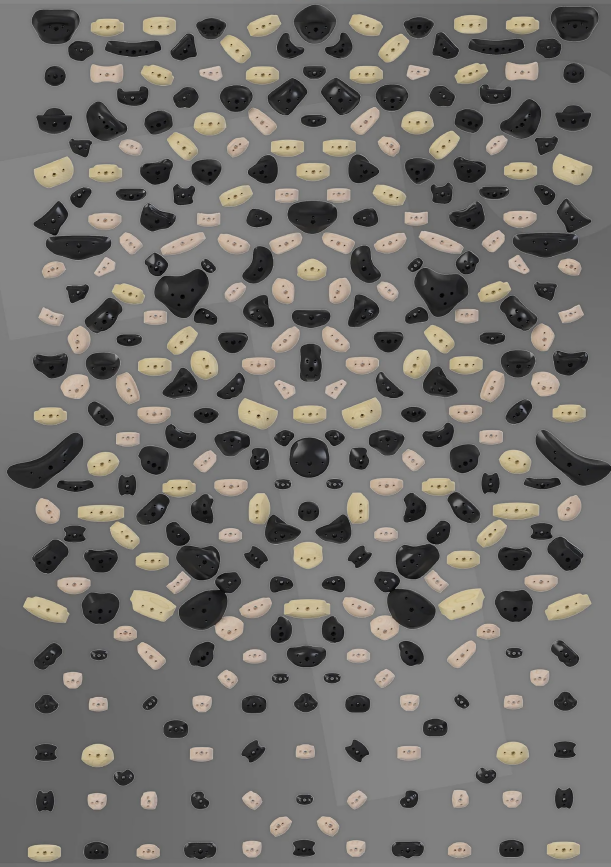
#> input picture Woody.png, 1221 x 1733 px, given in place of mw5.png, which was not available (shown at 1/2 size)
$ python 'HOLD FIND ROUTE GENERAQTOR mw5 classic settings 2 holds.py'
#> lines starting #> are read from the running program, lines starting #| are printed output that depends on the picture; after the words box and inside, x2 and y2 are one past the last pixel; in counts of white or black regions, pixels touching at a corner belong together; pictures that were not available may be replaced by others from this repository, and a replacement may not be noted
# -*- coding: utf-8 -*-
"""
Created on Fri Oct 16 17:23:49 2020

@author: Maggie
"""

import cv2
import numpy as np
import PIL
from PIL import ImageEnhance
import random


# Let's load a simple image with 3 black squares

cv2.waitKey(0)

im = PIL.Image.open(r"C:\Users\Maggie\Pictures\Woody pictures\mw5.png")
#> im is the input picture: PIL image 1221x1733 RGBA; mean R, G, B, A 115.5, 113.5, 110.2, 255
enhancer = PIL.ImageEnhance.Sharpness(im)
enhanced_im = enhancer.enhance(9.5)
enhanced_im.save(r"C:\Users\Maggie\Pictures\Woody pictures\sharp1.png")

def openImage(path):
    # Open Image
    file_path = path
    img = cv2.imread(file_path,1)

    # Image can be resized to a standard size to speed up processing.
    c = 1000.0/img.shape[0]
    x = int(img.shape[0] * c)
    y = int(img.shape[1] * c)
    img = cv2.resize(img, (y,x))
#> img: shape (1000, 704, 3)

    return img

# Let's load a simple image with 3 black squares
image1 = openImage(r"C:\Users\Maggie\Pictures\Woody pictures\sharp1.png")
image2 = openImage(r"C:\Users\Maggie\Pictures\Woody pictures\sharp1.png")
image3 = openImage(r"C:\Users\Maggie\Pictures\Woody pictures\sharp1.png")
image4 = openImage(r"C:\Users\Maggie\Pictures\Woody pictures\sharp1.png")
image5 = openImage(r"C:\Users\Maggie\Pictures\Woody pictures\mw5.png")


image1 = cv2.GaussianBlur(image1, (5, 5), 0)

image1 = cv2.cvtColor(image1, cv2.COLOR_BGR2GRAY)
#> image1: shape (1000, 704)

# Find Canny edges
edged = cv2.Canny(image1, 30, 200)
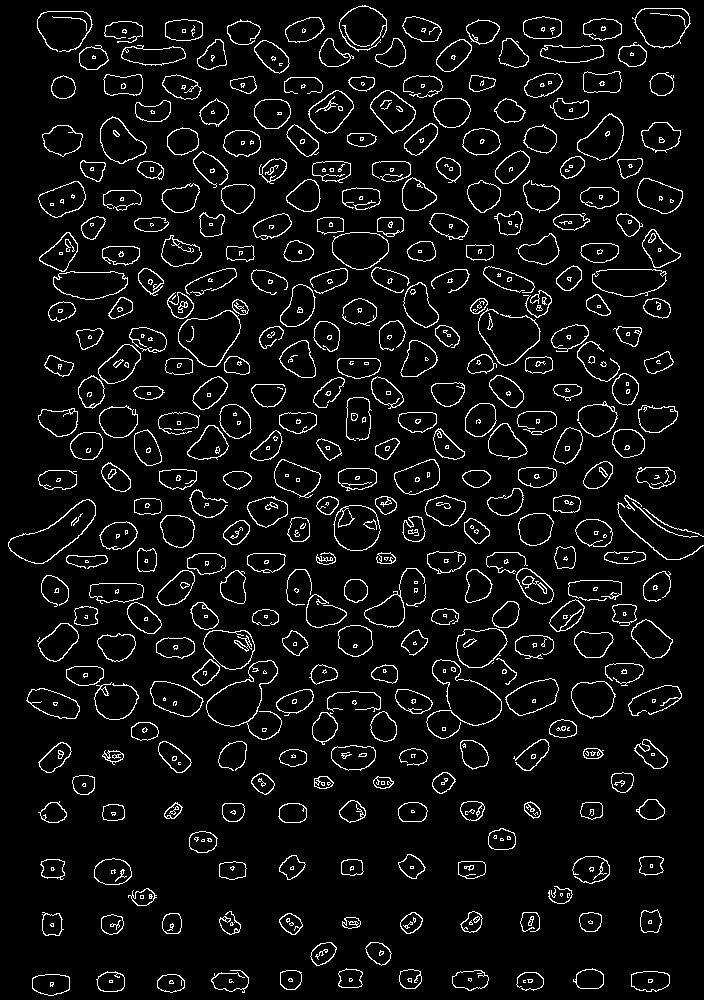
#> edged: shape (1000, 704); 6.2% white in thin lines or dots
cv2.waitKey(0)

# Finding Contours
# Use a copy of the image e.g. edged.copy()
# since findContours alters the image
contours, hierarchy = cv2.findContours(edged,
    cv2.RETR_EXTERNAL, cv2.CHAIN_APPROX_NONE)
#> contours = 399 contours, 87 with area under 20; largest, box (x1, y1, x2, y2) and area: (8, 499, 96, 564) 2441, (206, 660, 282, 740) 2406, (178, 310, 241, 367) 2297, (333, 505, 381, 551) 1696, (632, 8, 691, 49) 1688

#cv2.imshow('Canny Edges After Contouring', edged)
cv2.waitKey(0)

# create hull array for convex hull points
hull = []

# calculate points for each contour
for i in range(len(contours)):

    # creating convex hull object for each contour
    hull.append(cv2.convexHull(contours[i], False))
#> after the loop, hull = 399 contours, 57 with area under 20; largest, box (x1, y1, x2, y2) and area: (206, 660, 282, 740) 4074, (426, 659, 502, 739) 4039, (8, 499, 96, 564) 2820, (478, 308, 541, 366) 2452, (178, 310, 241, 367) 2442


# Draws contours onto a blank canvas
drawing = np.zeros((image1.shape[0], image1.shape[1], 3), np.uint8)

for i in range(len(contours)):

    color_contours = (0, 255, 0) # green - color for contours

    color = (255, 0, 0) # blue - color for convex hull

    # draw ith contour

    #cv2.drawContours(drawing, contours, i, color_contours, 5, 5, hierarchy)

    # draw ith convex hull object

    cv2.drawContours(image2, hull, i, color, 3, 3)
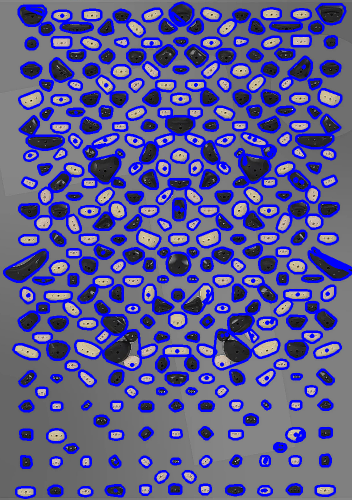
#> image2: shape (1000, 704, 3) (shown at 1/2 size); mean B, G, R 143.1, 89.2, 90.6

#cv2.imshow("Keypoints", drawing)

cv2.imwrite(r"C:\Users\Maggie\Pictures\Woody pictures\tryout blob.png", image2)

def holddraw(img,img1, n):

#> called with n = 1
    j=0
    while j<n:
        #bluring
        img = cv2.GaussianBlur(img, (7,7), 0)

        #greyscale
        #img = cv2.cvtColor(img, cv2.COLOR_BGR2GRAY)

        #find edges
        edged = cv2.Canny(img, 30, 200)
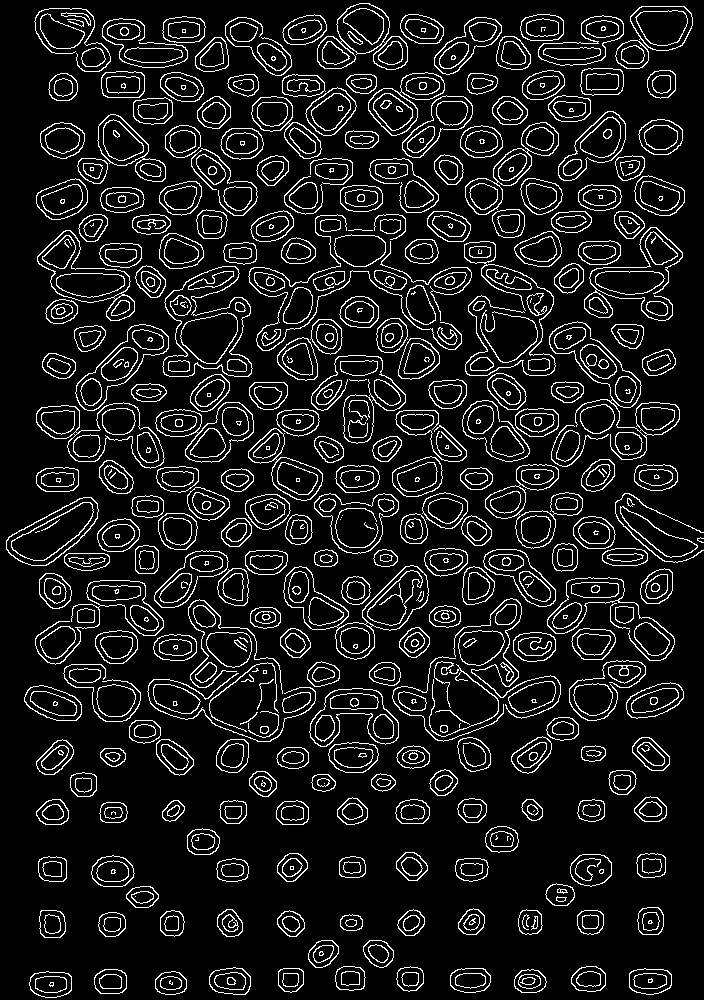
#> edged: shape (1000, 704); 10.3% white in thin lines or dots

        cv2.waitKey(0)

        contours, hierarchy = cv2.findContours(edged,
                                               cv2.RETR_EXTERNAL, cv2.CHAIN_APPROX_NONE)
#> contours = 328 contours, 18 with area under 20; largest, box (x1, y1, x2, y2) and area: (162, 266, 253, 377) 6144, (283, 565, 429, 660) 5928, (36, 402, 165, 469) 4416, (37, 230, 135, 321) 3828, (317, 3, 408, 70) 3684

        # create hull array for convex hull points
        hull = []

        for i in range(len(contours)):

            # creating convex hull object for each contour
            hull.append(cv2.convexHull(contours[i], False))
#> after the loop, hull = 328 contours, 7 with area under 20; largest, box (x1, y1, x2, y2) and area: (248, 214, 462, 351) 19266, (464, 241, 556, 376) 10274, (549, 321, 680, 460) 10127, (283, 565, 429, 660) 9703, (162, 266, 253, 377) 8593

        for i in range(len(contours)):

            color_contours = (0, 255, 0) # green - color for contours

            color = (255, 0, 0) # blue - color for convex hull

            # draw ith contour

            #cv2.drawContours(drawing, contours, i, color_contours, 5, 5, hierarchy)

            # draw ith convex hull object
            img = img1
            cv2.drawContours(img, hull, i, color, 3, 3)
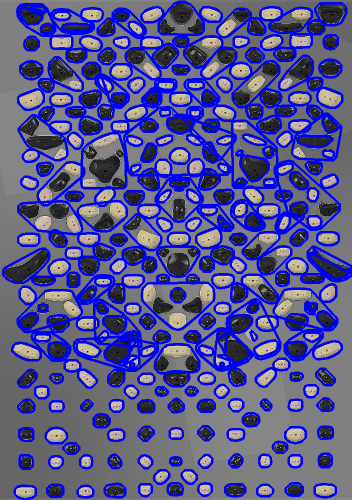
#> img: shape (1000, 704, 3) (shown at 1/2 size); mean B, G, R 146.7, 84.9, 86.6

        j = j+1

    for i in range(len(contours)):
        cv2.drawContours(img1, hull, i ,color, 3, 3)

    #make a hold filter
    print(hull)
#> (printed output is left out)

    holdlocations = []
    holdradius = []
    holdhull =[]
    for cnt in hull:
        (x,y),radius = cv2.minEnclosingCircle(cnt)
        center = (int(x),int(y))
        radius = int(radius)
        holdlocations.append(center)
        holdradius.append(radius)

        print('Contour: centre {},{}, radius {}'.format(x,y,radius))
#> this loop made 328 passes
#> (x, y, radius, center) on passes 1 to 3: (170.5, 983.5, 16, (170, 983)), (50.54, 983, 21, (50, 983)), (529.8, 982.5, 16, (529, 982))
#> after the loop, holdlocations = 328 pairs, first value 50 to 700, second value 19 to 983; holdradius = 328 values, max 111 at index 248, min 1 at index 170, mean 22.01

    holds =[holdlocations, holdradius,hull]
    return img1, holds


imageX, holds = holddraw(image2,image3,1)
#> holds = 3 items

print(holds)
print(len(holds[0]))

print(len(holds[1]))

print(len(holds[2]))

def holdsizefilter(holds,rmin,rmax):
#> called with rmin = 13, rmax = 62
    centerf = []
    radiusf = []
    hullf= []
    for i in range(len(holds[0])):
        if holds[1][i]>rmin and holds[1][i]<rmax:
            centerf.append(holds[0][i])
            radiusf.append(holds[1][i])
            hullf.append(holds[2][i])
        i = i+1
#> after the loop, centerf = 274 pairs, first value 50 to 662, second value 19 to 983; hullf = 274 contours; largest, box (x1, y1, x2, y2) and area: (453, 598, 561, 719) 7760, (584, 227, 683, 321) 6572, (392, 656, 504, 742) 5927, (311, 355, 406, 444) 5616, (37, 230, 135, 321) 5169; radiusf = 274 values, max 61 at index 93, min 14 at index 6, mean 22.15
    holdf=[centerf,radiusf,hullf]
    return holdf

holdf = holdsizefilter(holds, 13,62)
#> holdf = 3 items

print(holdf[1])

for i in range(len(holdf[2])):

    color_contours = (0, 25, 0) # green - color for contours
    color = (25, 0, 0) # blue - color for convex hull


    # draw ith convex hull object

    cv2.drawContours(image4, holdf[2], i, color, 3, 3)
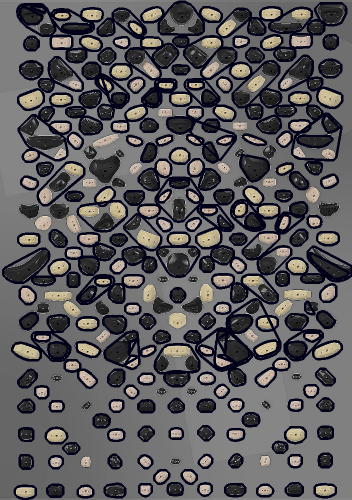
#> image4: shape (1000, 704, 3) (shown at 1/2 size); mean B, G, R 91.7, 89, 90.8


cv2.imwrite(r"C:\Users\Maggie\Pictures\Woody pictures\tryout redrawing2.png", image4)


def numberholds (image, holdf):
	# draw the countour number on the image
    for i in range(len(holdf[2])):
        cv2.putText(image, "#{}".format(i + 1), holdf[0][i], cv2.FONT_HERSHEY_SIMPLEX,
		1.0, (255, 255, 255), 2)
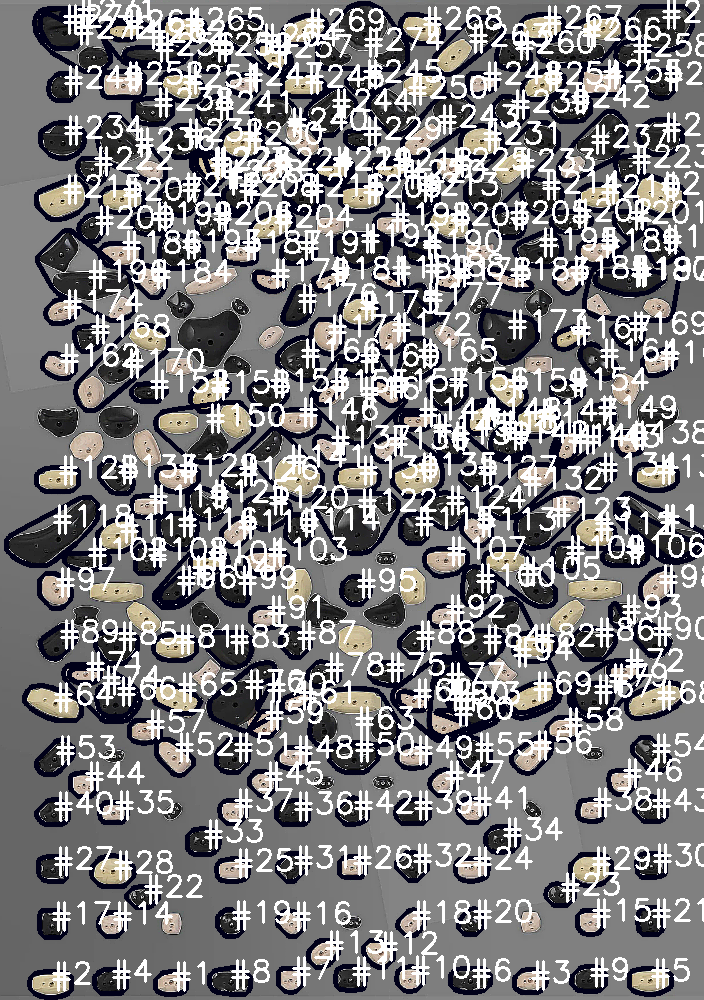
#> image: shape (1000, 704, 3); mean B, G, R 129.4, 127.5, 128.8
        #return the image with the contour number drawn on it

    return image

imageN = numberholds(image4,holdf)

cv2.imwrite(r"C:\Users\Maggie\Pictures\Woody pictures\tryout numbering.png", imageN)

#X AND Y AND TEH STARTING HOLDS

#this can be improved later. maybe split theta into 3 areas on the board. for now just do one theta until you get random route generation work.ing. Then theta can be improved.

distanceholds30and43=82
h30 = holdf[0][29]
h43= holdf[0][42]
d3043=(((h30[0]-h43[0])**2) + (((h30[1]-h43[1])**np.cos(0.523599))**2))**(1./2.)
theta1=d3043/82
print(theta1)
distanceholds12and30=101
h12=holdf[0][11]
h30 =holdf[0][29]
d1330=((h30[0]-h12[0])**2 + ((h30[1]-h12[1])*np.cos(0.523599))**2)**(1./2.)
theta2=d1330/101
print(theta2)
maxarmspan= 180
maxarmlength = 84

def distanceratio(holds,h1,h2,d):
    ha = holds[0][h1-1]
    hb = holds[0][h2-1]
    dab=(((ha[0]-hb[0])**2) + (((ha[1]-hb[1])**np.cos(0.523599))**2))**(1./2.)
    theta=dab/d
    return theta

xxx= distanceratio(holdf,12,40,170)
print(xxx)

def Mindistancetoholds(point,holds):
    distance=[]
    holdno=[]
    for i in range(len(holds[0])):
        x=holds[0][i][0]
        y=holds[0][i][1]
        d=(((point[0]-x)**2) + ((point[1]-y)**2))**(1./2.)
        distance.append(d)
        holdno.append(i)
    holddist=[distance,holdno]
    minholdno = holddist[0].index(min(holddist[0]))

    return minholdno

# [27 lines left out: function Routemake, not called in this run]

def Routemake2(holds,image,starthold1,starthold2,armlength):

#> called with starthold1 = 12, starthold2 = 8, armlength = 84
    start1=holds[0][starthold1-1]
    start2=holds[0][starthold2-1]
    X1= start1[0]
    Y1= start1[1]
    X2= start2[0]
    Y2= start2[1]

    X1list= [X1]
    Y1list= [Y1]
    X2list= [X2]
    Y2list= [Y2]
    'the list containing the co ordinates of different holds'
    R = [X1list,Y1list]
    dmax=int(1.58*armlength)
    R[0] = R[0] + X2list
    R[1] = R[1] + Y2list
    while Y1>90 or Y2>90:
        rando= random.randint(-1,1)
        X1 = X1 + random.randint(int(-1.6*dmax) ,int(1.6*dmax))
        Y1 = Y1 - random.randint(int(1.5*dmax) ,int(1.9*dmax))
        X2 = X1 + random.randint(int(-1.6*dmax) ,int(1.6*dmax))
        Y2 = Y1 - random.randint(int(-0.2*dmax) ,int(0.5*dmax))
        print(Y1)
        print(Y2)
        z1=[X1,Y1]
        z2=[X2,Y2]
        holdchoice1=Mindistancetoholds(z1,holds)
        holdchoice2=Mindistancetoholds(z2,holds)
        R[0] = R[0] + [holds[0][holdchoice1][0]]
        R[1] = R[1] + [holds[0][holdchoice1][1]]
        R[0] = R[0] + [holds[0][holdchoice2][0]]
        R[1] = R[1] + [holds[0][holdchoice2][1]]
#> this loop made 4 passes

    return R

a = np.array(Routemake2(holdf,image5,12,8,84))
print(a[0])
print(a[1])
print(a[0][2])
for i in range(len(a[0])):
    cv2.circle(image5, (a[0][i],a[1][i]), 15, (255, 0, 0), 5)
#> this loop made 10 passes

cv2.imwrite(r"C:\Users\Maggie\Pictures\Woody pictures\routemade.png", image5)

$ run again, on Woody.jpeg
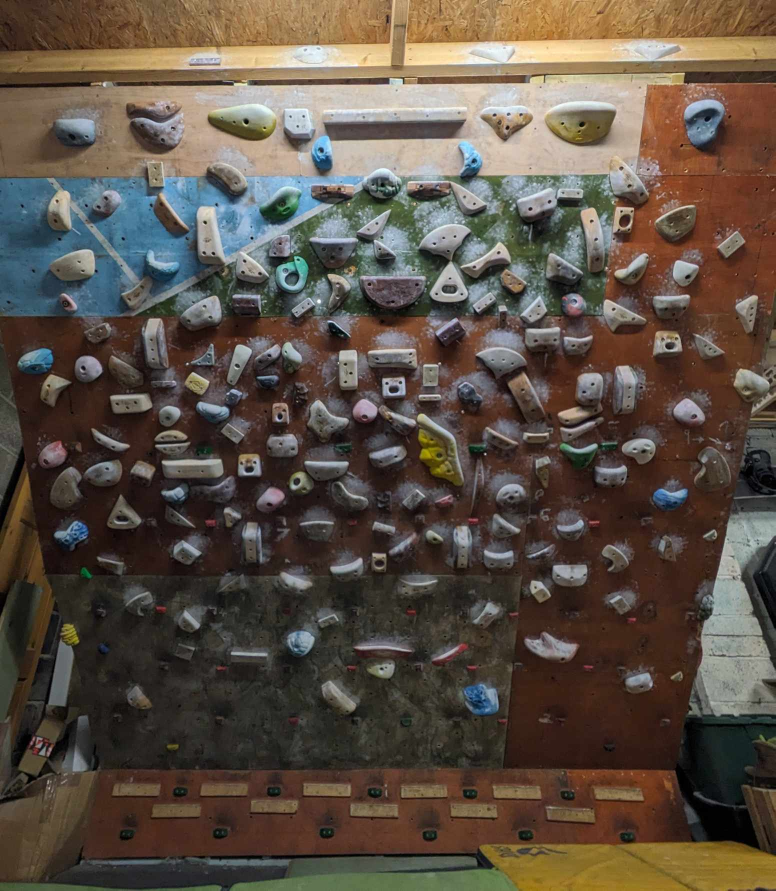
#> input picture Woody.jpeg, 1551 x 1781 px, given in place of mw5.png, which was not available (shown at 1/2 size)
#> im is the input picture: PIL image 1551x1781 RGB; mean R, G, B 91.9, 80.2, 69.3
#> `edged = cv2.Canny(image1, 30, 200)`:
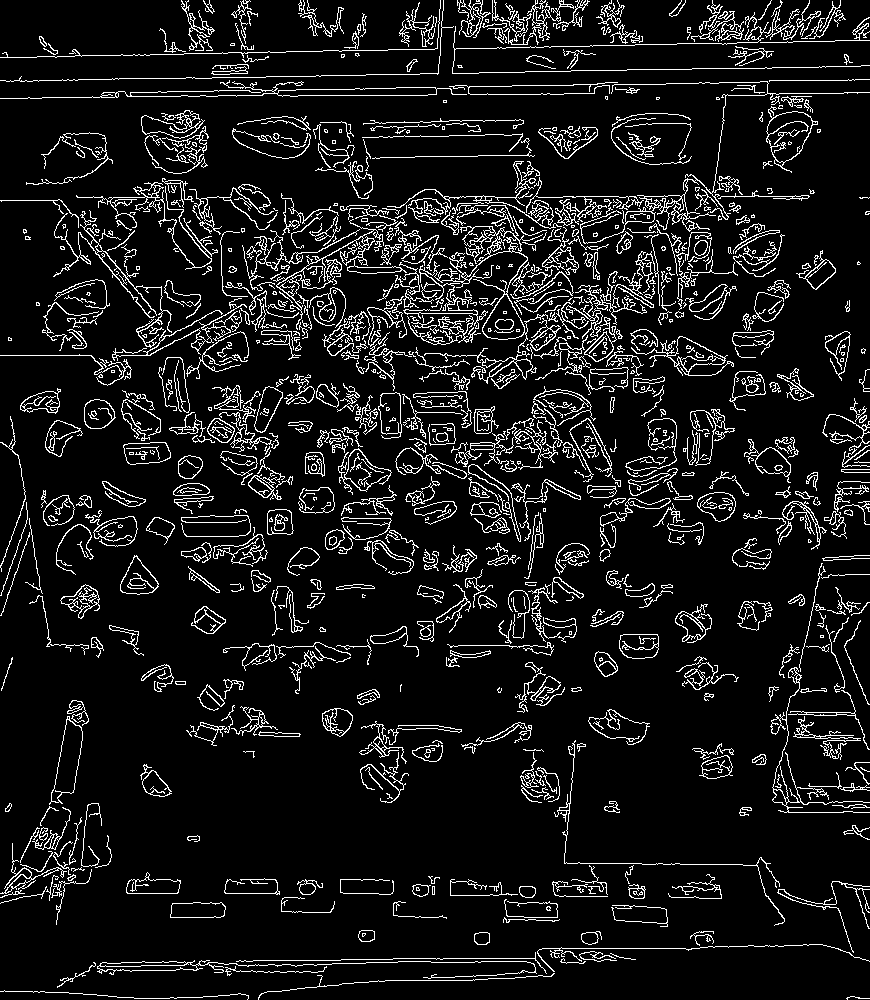
#> edged: shape (1000, 870); 9.2% white in thin lines or dots
#> `contours, hierarchy = cv2.findContours(edged, cv2.RETR_EXTERNAL, cv2.C..`: contours = 805 contours, 481 with area under 20; largest, box (x1, y1, x2, y2) and area: (419, 205, 553, 353) 2486, (766, 106, 818, 173) 1736, (49, 716, 83, 805) 1415, (0, 80, 467, 99) 1180, (580, 81, 870, 244) 1046
#> after the loop `for i in range(len(contours)):`: hull = 805 contours, 180 with area under 20; largest, box (x1, y1, x2, y2) and area: (580, 81, 870, 244) 30058, (554, 740, 785, 926) 20628, (452, 12, 870, 74) 18888, (0, 0, 454, 82) 17016, (419, 205, 553, 353) 12740
#> in holddraw, `edged = cv2.Canny(img, 30, 200)`:
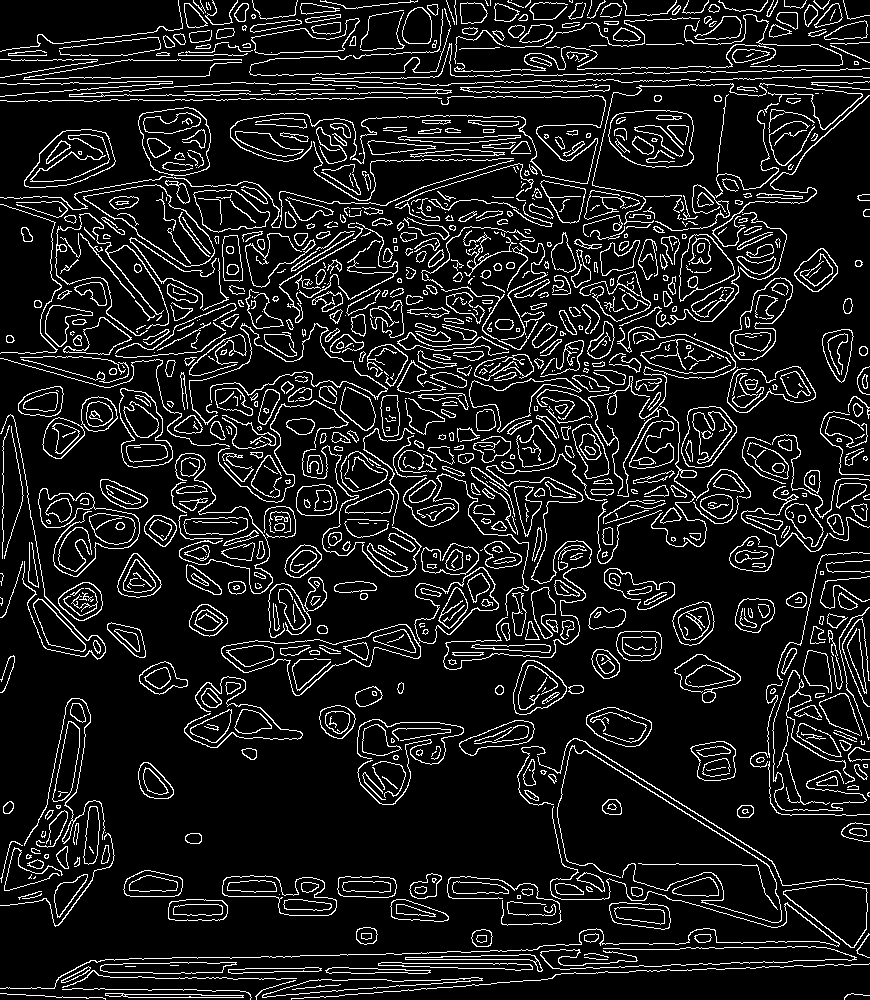
#> edged: shape (1000, 870); 10.9% white in thin lines or dots
#> in holddraw, `contours, hierarchy = cv2.findContours(edged, cv2.RETR_EXTERNAL, cv2.C..`: contours = 944 contours, 494 with area under 20; largest, box (x1, y1, x2, y2) and area: (221, 624, 421, 696) 5420, (83, 184, 215, 267) 5005, (608, 110, 694, 168) 4108, (138, 107, 211, 176) 3982, (24, 129, 116, 188) 3561
#> after the loop in holddraw, `for i in range(len(contours)):`: hull = 944 contours, 228 with area under 20; largest, box (x1, y1, x2, y2) and area: (0, 806, 840, 989) 68584, (443, 453, 607, 670) 25128, (592, 83, 863, 225) 23110, (617, 326, 736, 547) 20113, (557, 745, 782, 923) 19349
#> (printed output is left out)
#> the loop in holddraw, `for cnt in hull:` made 944 passes
#> (x, y, radius, center) on passes 1, 3, 4: (856.5, 997, 12, (856, 997)), (52.5, 996, 52, (52, 996)), (156.5, 993, 94, (156, 993))
#> after the loop in holddraw, `for cnt in hull:`: holdlocations = 944 pairs, first value 0 to 868, second value 0 to 997; holdradius = 944 values, max 420 at index 65, min 0 at index 58, mean 18.65
#> holds = 3 items
#> after the loop in holdsizefilter, `for i in range(len(holds[0])):`: centerf = 312 pairs, first value 6 to 867, second value 0 to 996; hullf = 312 contours; largest, box (x1, y1, x2, y2) and area: (357, 719, 464, 805) 6156, (38, 488, 140, 577) 6130, (184, 676, 303, 748) 5494, (414, 567, 499, 644) 4428, (608, 110, 694, 168) 4234; radiusf = 312 values, max 61 at index 263, min 14 at index 10, mean 26.53
#> holdf = 3 items
#> the loop in Routemake2, `while Y1>90 or Y2>90:` made 4 passes
#> the loop `for i in range(len(a[0])):` made 10 passes
